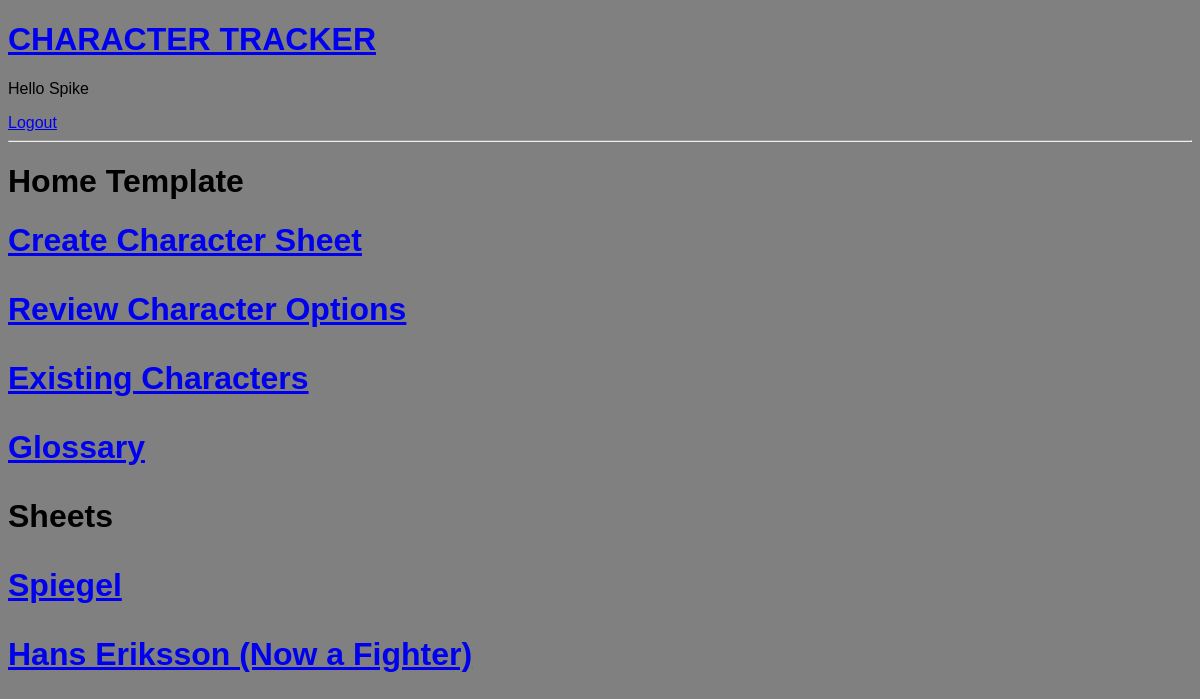
The app's page / (signed in), older data.
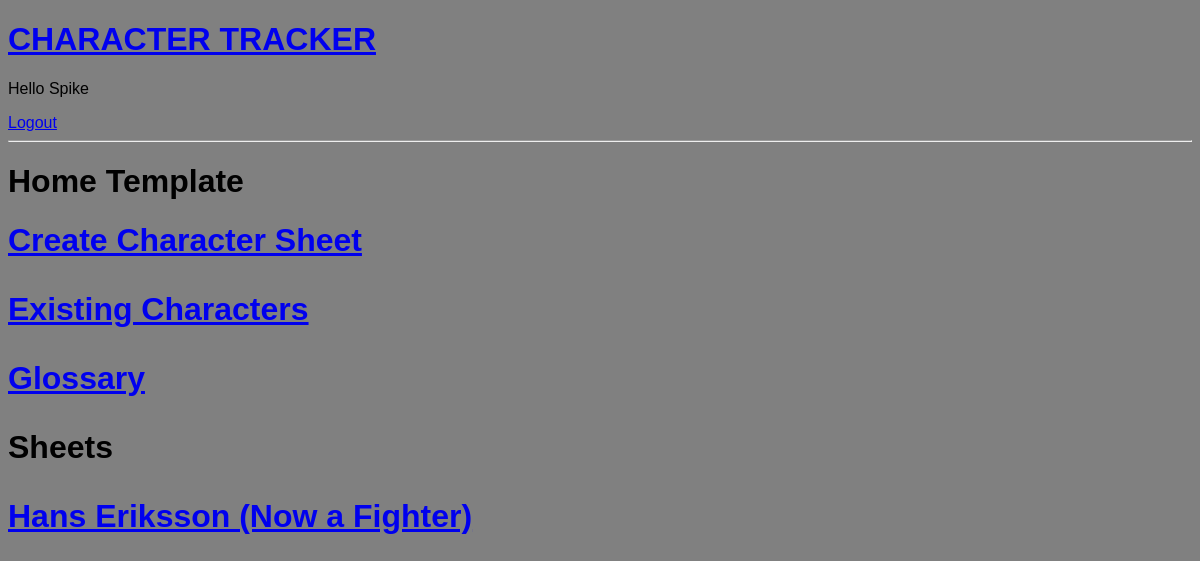
The same page, newer data.
### base/models.py (models this page shows, shortened)
class Room(models.Model):
    name = models.CharField(max_length=200)
    description = models.TextField(null=True, blank=True)

class Sheet(models.Model):
    user = models.ForeignKey(User, on_delete=models.CASCADE, null=True)
    name = models.CharField(max_length=60, null=True)
    lvl = models.IntegerField(default=1, validators=[MaxValueValidator(20), MinValueValidator(1)])
    race = models.CharField(max_length=60, null=True)
    CLASS_CHOICES = [
        ('Fighter', 'Fighter'),
        ('Barbarian', 'Barbarian'),
        ('Rogue', 'Rogue'),
    ]
    classes = models.CharField(max_length=20, choices=CLASS_CHOICES, default='Fighter')
    background = models.CharField(max_length=60, null=True)
    ALIGN_CHOICES = [
        ('Lawful Good', 'Lawful Good'),
        ('Neutral Good', 'Neutral Good'),
        ('Chaotic Good', 'Chaotic Good'),
        ('Lawful Neutral', 'Lawful Neutral'),
        ('True Neutral', 'True Neutral'),
        ('Chaotic Neutral', 'Chaotic Neutral'),
        ('Lawful Evil', 'Lawful Evil'),
        ('Neutral Evil', 'Neutral Evil'),
        ('Chaotic Evil', 'Chaotic Evil'),
    ]
    alignment = models.CharField(max_length=20, choices=ALIGN_CHOICES, default='Chaotic Good')
    exp = models.IntegerField(default=0, validators=[MinValueValidator(0)])
    inspiration = models.IntegerField(default=0, validators=[MinValueValidator(0)])
    str = models.IntegerField(default=10, validators=[MaxValueValidator(30), MinValueValidator(0)])
    dex = models.IntegerField(default=10, validators=[MaxValueValidator(30), MinValueValidator(0)])
    con = models.IntegerField(default=10, validators=[MaxValueValidator(30), MinValueValidator(0)])
    wis = models.IntegerField(default=10, validators=[MaxValueValidator(30), MinValueValidator(0)])
    int = models.IntegerField(default=10, validators=[MaxValueValidator(30), MinValueValidator(0)])
    cha = models.IntegerField(default=10, validators=[MaxValueValidator(30), MinValueValidator(0)])
    SAV_THROW = [('Str', 'Strength'),
                 ('Dex', 'Dexterity'),
                 ('Con', 'Constitution'),
                 ('Int', 'Intelligence'),
                 ('Wis', 'Wisdom'),
                 ('Cha', 'Charisma')
                 ]
    savThrow = MultiSelectField(choices=SAV_THROW, blank=True)
    numHitDice = models.IntegerField(default=0, validators=[MinValueValidator(0)])
    currentHitDice = models.IntegerField(default=0, validators=[MinValueValidator(0)])
    DICE_CHOICES = [
        ('d4', 'd4'),
        ('d6', 'd6'),
        ('d8', 'd8'),
        ('d10', 'd10'),
        ('d12', 'd12'),
    ]
    hitDice = models.CharField(max_length=3, choices=DICE_CHOICES, default="d6")
    initiationRoll = models.IntegerField(default=0, validators=[MinValueValidator(0)])
    speed = models.IntegerField(default=30, validators=[MinValueValidator(0)])
    maxHp = models.IntegerField(default=10, validators=[MinValueValidator(0)])
    current = models.IntegerField(default=10)
    tempHp = models.IntegerField(default=0, validators=[MinValueValidator(0)])
    deathFail = models.IntegerField(default=0, validators=[MaxValueValidator(3), MinValueValidator(0)])
    deathSuccess = models.IntegerField(default=0, validators=[MaxValueValidator(3), MinValueValidator(0)])
    armourAC = models.IntegerField(default=10, validators=[MinValueValidator(0)])
    pp = models.IntegerField(default=0, validators=[MinValueValidator(0)])
    gp = models.IntegerField(default=0, validators=[MinValueValidator(0)])
    sp = models.IntegerField(default=0, validators=[MinValueValidator(0)])
    cp = models.IntegerField(default=0, validators=[MinValueValidator(0)])
    equipment = models.TextField(null=True, blank=True)
    SKILL_CHOICES = (('Acrobatics', 'Acrobatics (Dex)'),
                     ('Animal Handling', 'Animal Handling (Wis)'),
                     ('Arcana', 'Arcana (Int)'),
                     ('Athletics', 'Athletics (Str)'),
                     ('Deception', 'Deception (Cha)'),
                     ('History', 'History (Int)'),
                     ('Insight', 'Insight (Wis)'),
                     ('Intimidation', 'Intimidation (Cha)'),
                     ('Investigation', 'Investigation (Int)'),
                     ('Medicine', 'Medicine (Wis)'),
                     ('Nature', 'Nature (Wis)'),
                     ('Perception', 'Perception (Wis)'),
                     ('Performance', 'Performance (Cha)'),
                     ('Persuasion', 'Persuasion (Cha)'),
                     ('Religion', 'Religion (Int)'),
                     ('Sleight of Hand', 'Sleight of Hand (Dex)'),
                     ('Stealth', 'Stealth (Dex)'),
                     ('Survival', 'Survival (Wis)'),
                     )
    skills = MultiSelectField(choices=SKILL_CHOICES, blank=True)
    language = models.TextField(null=True, blank=True)
    proficiencies = models.TextField(null=True, blank=True)
    personality = models.TextField(null=True, blank=True)
    ideals = models.TextField(null=True, blank=True)
    bonds = models.TextField(null=True, blank=True)
    flaws = models.TextField(null=True, blank=True)
    features = models.TextField(null=True, blank=True)
    spells = models.TextField(null=True, blank=True)
    notes = models.TextField(null=True, blank=True)
    updated = models.DateTimeField(auto_now=True)
    created = models.DateTimeField(auto_now_add=True)

### base/views.py (the view)
# urls.py: path('', views.home, name="home"),
@login_required(login_url='/login')
def home(request):
    rooms = Room.objects.all()
    sheets = Sheet.objects.all()
    context = {'rooms': rooms, 'sheets': sheets}
    return render(request, 'base/home.html', context)

### base/templates/base/home.html (shortened to what this page needs)
{% extends 'main.html' %}
{% block content %}
    <h1>
    Home Template
    <h1>
        <div>
            <a href="{% url 'create-sheet' %}">Create Character Sheet</a>
            <div>
                {% for room in rooms %}
                <div>
                    <p><a href="{% url 'room' room.id %}">{{room.name}}</a></p>
                    <div>
                        {% endfor %}
                        <div>
                            <div>
                                <a href="{% url 'glossary' %}"> Glossary</a>
                            </div>
                            <p>Sheets</p>
                            <div>
                                {% for sheet in sheets %}
                                <div>
                                    {% if request.user == sheet.user or request.user.is_superuser %}
                                    <p><a href="{% url 'sheet' sheet.id %}">{{sheet.name}}</a></p>
                                    {% endif %}
                                    <div>
                                        {% endfor %}
                                                {% endblock content %}

Row changes from the older to the newer data that the page shows:
removed Room: name "Review Character Options"
removed Sheet: name "Spiegel"
